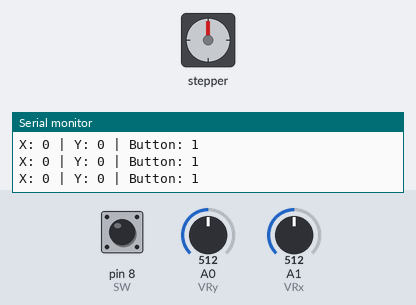
Simulated run of this sketch. Board: Arduino Uno, built with avr-gcc and run on an emulated ATmega328P. Parts: stepper motor, the last lines printed to the serial monitor. The inputs (shaded band) are chosen by the test bench; at power-on: A1 (VRx) = 512, A0 (VRy) = 512, pin 8 (SW) HIGH. Stepper angles assume 2048 steps per turn.

Above: at 1.2 s.
1.3 s: A1 (VRx) set to 544
2.8 s: A1 (VRx) set to 563
At 5.76 s:
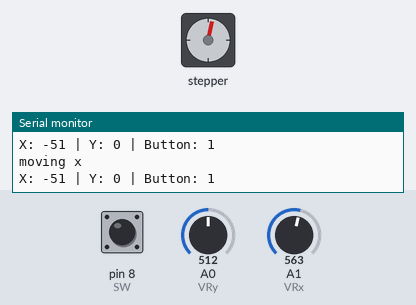
5.8 s: A1 (VRx) set to 716
At 6.41 s:
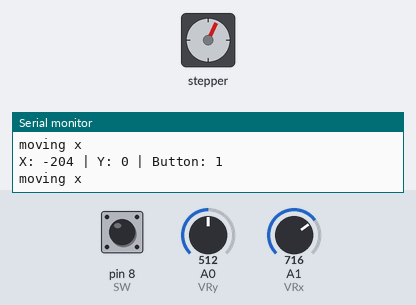
8.8 s: A0 (VRy) set to 513
At 9.7 s:
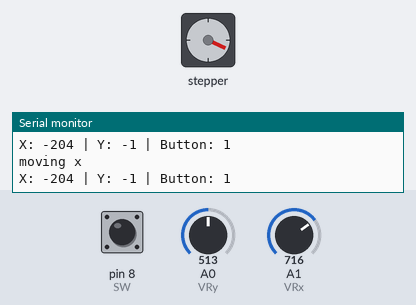
11.8 s: A1 (VRx) set to 40
Timing chart, 0 to 18.8 s (numbered marks = the images above; inputs shaded):
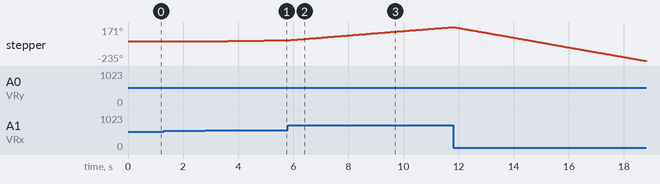

Measured:
- the behaviour switches between 562 and 563 on A1 (VRx) (found by bisection; images 0 and 1)
- the behaviour switches between 512 and 513 on A0 (VRy) (found by bisection; images 2 and 3)
- after the input at 2.8 s, stepper: keeps turning clockwise at about 5°/s, starting after 0.17 s

The sketch:

stepper3.ino
```cpp
// code:   https://www.youtube.com/watch?v=CEz1EeDlpbs
// wiring: https://create.arduino.cc/projecthub/debanshudas23/getting-started-with-stepper-motor-28byj-48-3de8c9

#include <Stepper.h>

int stepsPerRevolution = 2048;
int motorSpeed = 10;


int VRx = A1;
int VRy = A0;
int SW = 8;

int xPosition = 0;
int yPosition = 0;
int SW_state = 0;
int mapX = 0;
int mapY = 0;

Stepper myStepper(stepsPerRevolution, 5, 3, 4, 2);


void setup() {
  Serial.begin(9600);
  myStepper.setSpeed(motorSpeed);

  // set up joystick
  pinMode(VRx, INPUT);
  pinMode(VRy, INPUT);
  pinMode(SW, INPUT_PULLUP);
}

void loop() {
//  myStepper.step(256);
//  delay(500);


  // read joystick input
  xPosition = analogRead(VRx);
  yPosition = analogRead(VRy);
  SW_state = digitalRead(SW);
  mapX = map(xPosition, 0, 1023, 512, -512);
  mapY = map(yPosition, 0, 1023, 512, -512);

  Serial.print("X: ");
  Serial.print(mapX);
  Serial.print(" | Y: ");
  Serial.print(mapY);
  Serial.print(" | Button: ");
  Serial.println(SW_state);

  if (abs(mapX) > 50) {
    myStepper.step(-mapX / 32);
    Serial.println("moving x");

  } else {
    delay(100);
  }


}
```
